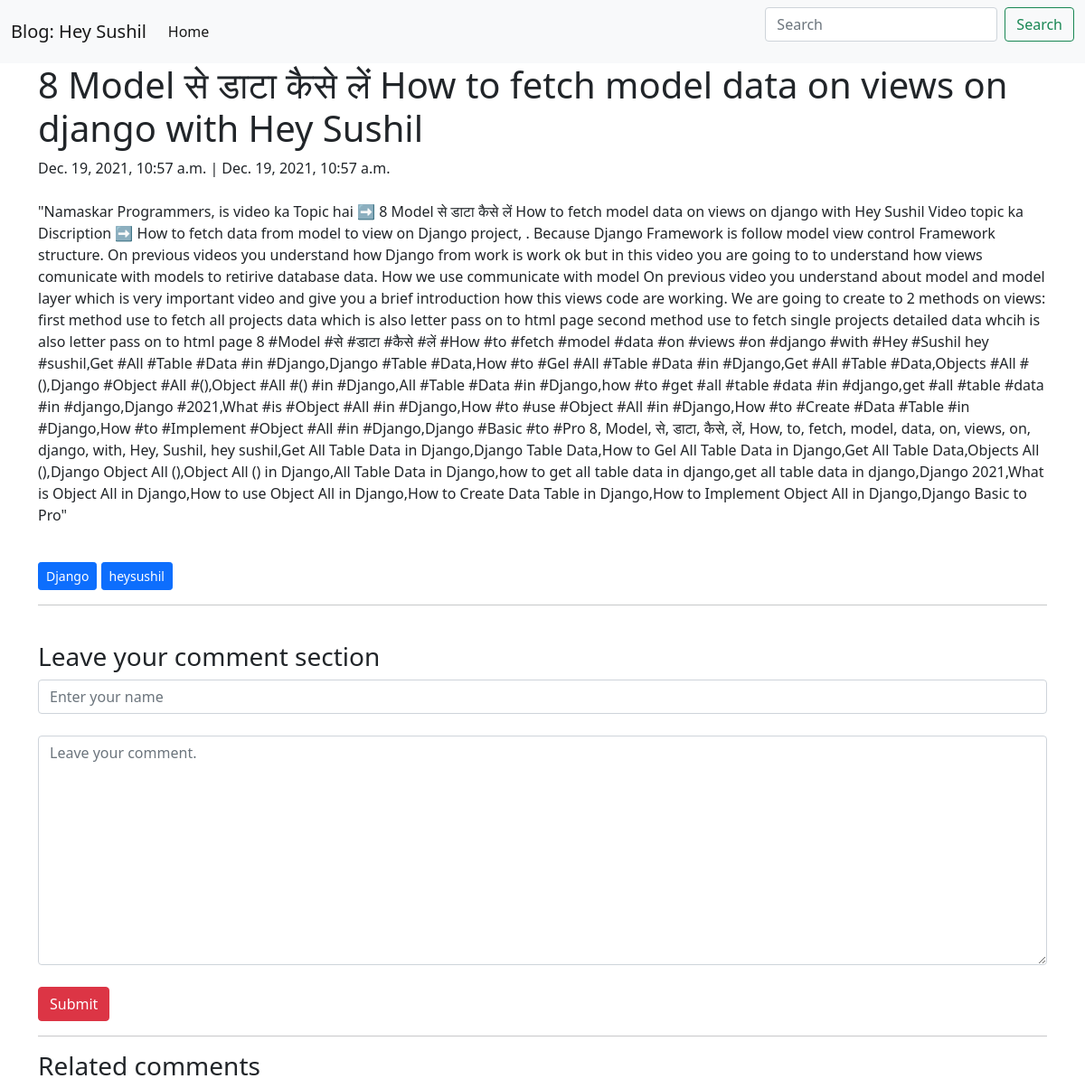
The app's page /blog/2/ with its own data.
### blog/models.py (models this page shows)
class Post(models.Model):
    title = models.CharField(max_length=400)
    body = models.TextField()
    created_on = models.DateTimeField(auto_now_add=True)
    last_modifed = models.DateTimeField(auto_now=True)
    categories = models.ManyToManyField('Category', related_name='posts')

class Category(models.Model):
    name = models.CharField(max_length=50)

### blog/views.py (the view, shortened to what this page needs)
# urls.py: path("<int:pk>/", views.blog_detail, name="blog_detial"),
def blog_detail(request, pk):
    post = Post.objects.get(pk=pk)
    form = CommentForm()
    comments = Comment.objects.filter(post=post)
    context = {
        "data":post,
        "comments":comments,
        "form":form,
        }
    return render(request, 'blog_detail.html', context)

### blog/forms.py
class CommentForm(forms.Form):
    author = forms.CharField(
        max_length=100,
        widget=forms.TextInput(
            attrs={
                "class":"form-control",
                "placeholder":"Enter your name"
            }
        )
    )
    body = forms.CharField(widget=forms.Textarea(
        attrs={
            "class":"form-control",
            "placeholder":"Leave your comment."
        }
    ))

### blog/templates/blog_detail.html (shortened to what this page needs)
{% extends 'blog_main.html' %}
{% block page_content %}
<div class="container">
    <div class="row">
        <div class="col-12 col-sm-12 col-md-12 col-lg-12">
            <h1>{{data.title}}</h1>
            {{data.created_on}} | {{data.last_modifed}}<br>
            <br>
            <p>{{data.body}}</p><br>
            {% for categroy in data.categories.all %}
            <a class="btn btn-sm btn-primary" href="{% url 'blog_category' categroy.name %}">{{categroy.name}}</a>
            {% endfor %}
            <br>
            <hr>
            <br>
            <h3>Leave your comment section</h3>
            <form action="/blog/{{data.pk}}/" method="post">
                <div>{{form.author}}</div><br>
                <div>{{form.body}}</div>
                <br>
                <button type="submit" class="btn btn-bg btn-danger">Submit</button>
            </form>
            <hr>
            <h3>Related comments</h3>
            {% endblock %}

### records on screen
Post: title "8 Model से डाटा कैसे लें How to fetch model data on views on django with Hey Sushil", created_on "Dec. 19, 2021, 10:57 a.m.", last_modifed "Dec. 19, 2021, 10:57 a.m.", body "\"Namaskar Programmers, is video ka Topic hai ➡️ 8 Model से डाटा कैसे लें How to fetch model data on views on django with Hey Sushil Video topic ka Discription ➡️ How to fetch data from model to view on Django project, . Because Django Framework is follow model view control Framework structure. On previous videos you understand how Django from work is work ok but in this video you are going to to understand how views comunicate with models to retirive database data. How we use communicate with model On previous video you understand about model and model layer which is very important video and give you a brief introduction how this views code are working. We are going to create to 2 methods…"
Category: name "Django"
Category: name "heysushil"
